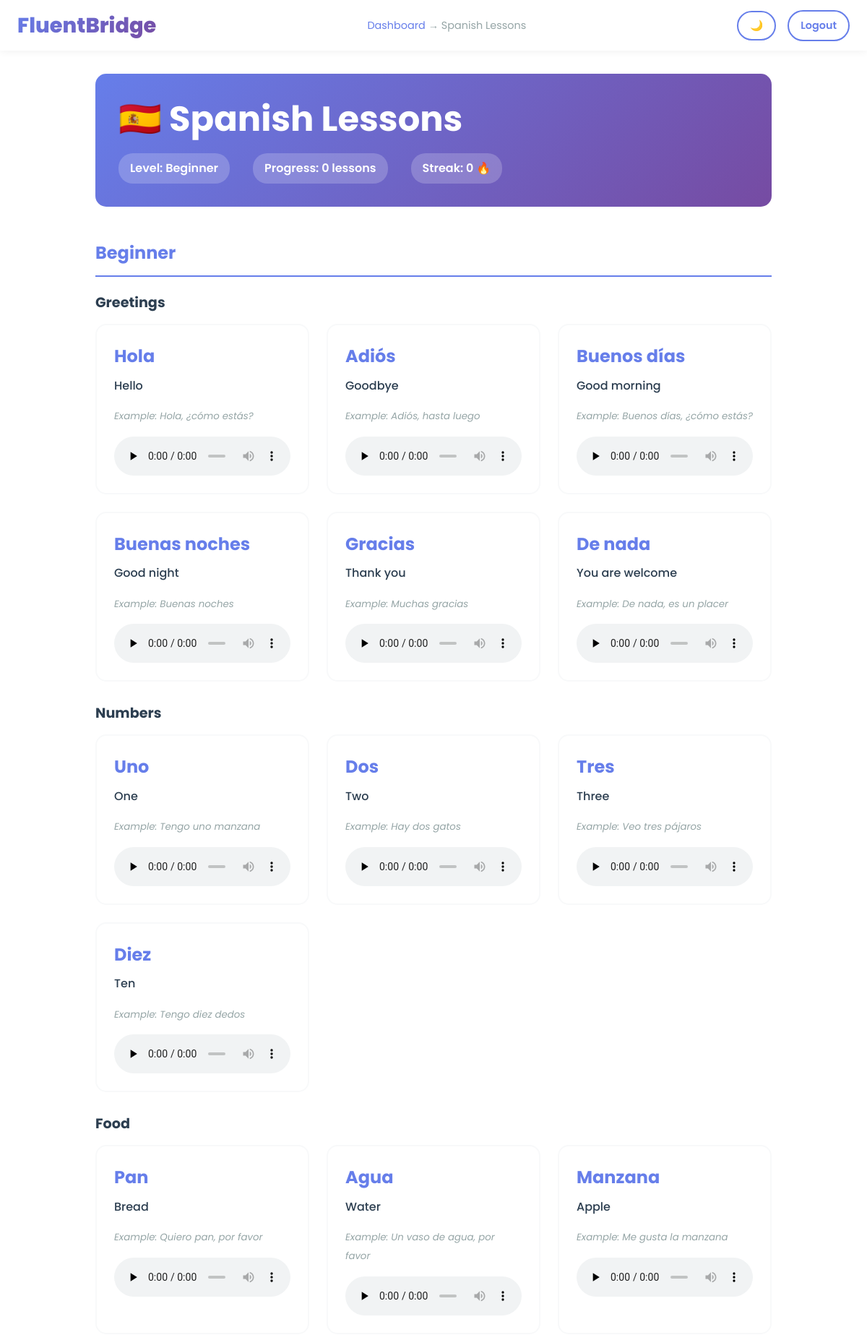
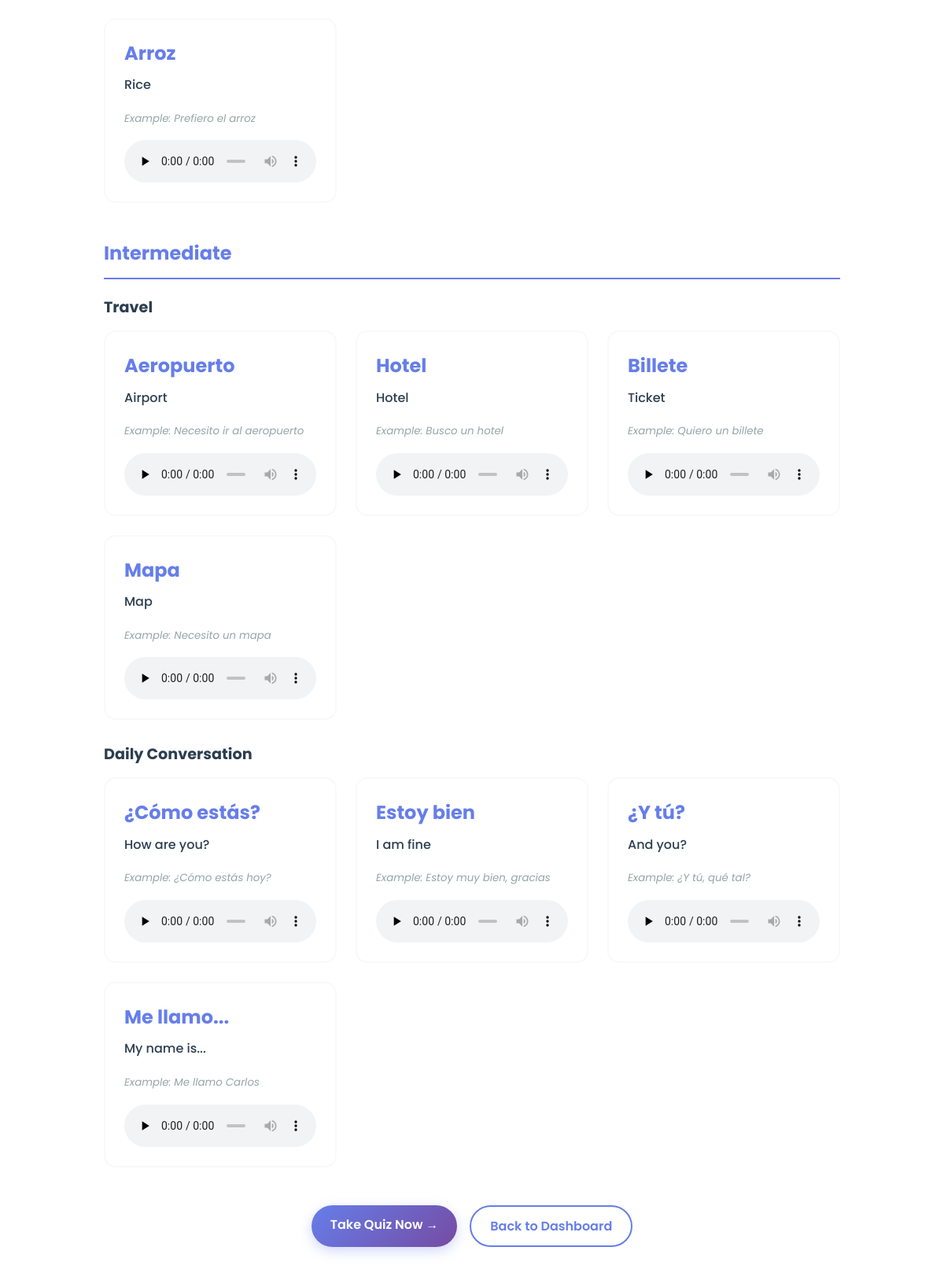
The page /lessons/2 (signed in) on the database its author committed (2 pictures, top to bottom).
### tables this page shows
CREATE TABLE languages
                 (id INTEGER PRIMARY KEY,
                  name TEXT NOT NULL UNIQUE,
                  flag TEXT NOT NULL);

CREATE TABLE user_progress
                 (id INTEGER PRIMARY KEY,
                  user_id INTEGER NOT NULL,
                  language_id INTEGER NOT NULL,
                  level TEXT DEFAULT 'Beginner',
                  score INTEGER DEFAULT 0,
                  streak INTEGER DEFAULT 0,
                  lessons_completed INTEGER DEFAULT 0,
                  quizzes_completed INTEGER DEFAULT 0,
                  last_learned TIMESTAMP,
                  FOREIGN KEY(user_id) REFERENCES users(id),
                  FOREIGN KEY(language_id) REFERENCES languages(id));

CREATE TABLE lessons
                 (id INTEGER PRIMARY KEY,
                  language_id INTEGER NOT NULL,
                  level TEXT NOT NULL,
                  category TEXT NOT NULL,
                  word TEXT NOT NULL,
                  meaning TEXT NOT NULL,
                  example TEXT,
                  FOREIGN KEY(language_id) REFERENCES languages(id));

### app.py (the view)
@app.route('/lessons/<int:lang_id>')
@login_required
def lessons(lang_id):
    conn = get_db()
    c = conn.cursor()
    c.execute('SELECT * FROM languages WHERE id = ?', (lang_id,))
    language = c.fetchone()
    c.execute('''SELECT DISTINCT level FROM lessons WHERE language_id = ?
                ORDER BY CASE level
                         WHEN 'Beginner' THEN 1
                         WHEN 'Intermediate' THEN 2
                         WHEN 'Advanced' THEN 3
                         END''', (lang_id,))
    levels = [row[0] for row in c.fetchall()]
    lessons_data = {}
    for level in levels:
        c.execute('''SELECT DISTINCT category FROM lessons
                    WHERE language_id = ? AND level = ?''', (lang_id, level))
        categories = [row[0] for row in c.fetchall()]
        lessons_data[level] = {}
        for category in categories:
            c.execute('''SELECT * FROM lessons
                        WHERE language_id = ? AND level = ? AND category = ?''',
                     (lang_id, level, category))
            lessons_data[level][category] = c.fetchall()
    c.execute('SELECT * FROM user_progress WHERE user_id = ? AND language_id = ?',
             (session['user_id'], lang_id))
    user_progress = c.fetchone()
    conn.close()
    return render_template('lessons_page.html',
                          language=language,
                          levels=levels,
                          lessons_data=lessons_data,
                          user_progress=user_progress)

### app.py (called while the page is built)
def get_db():
    conn = sqlite3.connect(DATABASE)
    conn.row_factory = sqlite3.Row
    return conn

def login_required(f):
    @wraps(f)
    def decorated_function(*args, **kwargs):
        if 'user_id' not in session:
            next_url = request.path
            return redirect(url_for('login', next=next_url))
        return f(*args, **kwargs)
    return decorated_function

### templates/lessons_page.html (shortened to what this page needs)
<!DOCTYPE html>
<html lang="en">
<head>
    <link rel="stylesheet" href="{{ url_for('static', filename='style.css') }}">
</head>
<body data-language="{{ language.name }}">
    <nav class="navbar navbar-dashboard">
        <div class="navbar-brand">
            <a href="/dashboard" class="logo">FluentBridge</a>
        </div>
        <div class="breadcrumb">
            <a href="/dashboard">Dashboard</a> → {{ language.name }} Lessons
        </div>
        <div class="navbar-right">
            <button class="btn btn-outline btn-small dark-toggle" type="button" onclick="toggleDarkMode()">🌙</button>
            <a href="/logout" class="btn btn-outline btn-small">Logout</a>
        </div>
    </nav>
    <div class="lesson-container">
        <div class="lesson-header">
            <h1>{{ language.flag }} {{ language.name }} Lessons</h1>
            <div class="lesson-stats">
                <span>Level: {{ user_progress.level if user_progress else 'Beginner' }}</span>
                <span>Progress: {{ user_progress.lessons_completed if user_progress else 0 }} lessons</span>
                <span>Streak: {{ user_progress.streak if user_progress else 0 }} 🔥</span>
            </div>
        </div>
        <div class="lesson-content">
            {% for level in levels %}
            <div class="level-section">
                <h2 class="level-title">{{ level }}</h2>
                {% for category, category_lessons in lessons_data[level].items() %}
                <div class="category-section">
                    <h3>{{ category }}</h3>
                    <div class="lessons-list">
                        {% for lesson in category_lessons %}
                        <div class="lesson-card">
                            <div class="lesson-word">{{ lesson.word }}</div>
                            <div class="lesson-meaning">{{ lesson.meaning }}</div>
                            <div class="lesson-example">
                                <small>Example: {{ lesson.example }}</small>
                            </div>
                            <audio controls preload="none" src="{{ url_for('pronounce', word=lesson.word, lang=language.name) }}">
                            </audio>
                        </div>
                        {% endfor %}
                    </div>
                </div>
                {% endfor %}
            </div>
            {% endfor %}
        </div>
        <div class="lesson-footer">
            <a href="/quiz/{{ language.id }}" class="btn btn-primary btn-large">Take Quiz Now →</a>
            <a href="/dashboard" class="btn btn-outline">Back to Dashboard</a>
        </div>
    </div>
</body>
</html>

### static/style.css (style rules this page uses)
* { margin: 0; padding: 0; box-sizing: border-box; }
:root { --primary: #667eea; --secondary: #764ba2; --accent: #ff6b6b; --success: #51cf66; --warning: #ffa500; --danger: #ff6b6b; --light: #f8f9fa; --lighter: #f0f3ff; --dark: #2c3e50; --gray: #95a5a6; }
html { scroll-behavior: smooth; }
body { font-family: 'Poppins', sans-serif; color: var(--dark); background: #ffffff; line-height: 1.6; }
h1, h2, h3, h4, h5, h6 { font-weight: 700; line-height: 1.3; }
h1 { font-size: 3rem; }
h2 { font-size: 2rem; margin-bottom: 1rem; }
h3 { font-size: 1.5rem; }
.navbar { display: flex; justify-content: space-between; align-items: center; padding: 1rem 1.5rem; background: white; box-shadow: 0 2px 10px rgba(0, 0, 0, 0.05); position: sticky; top: 0; z-index: 1000; width: 100%; }
.navbar-brand { display: flex; align-items: center; }
.logo { font-size: 1.8rem; font-weight: 800; background: linear-gradient(135deg, var(--primary), var(--secondary)); -webkit-background-clip: text; -webkit-text-fill-color: transparent; background-clip: text; margin: 0; }
.navbar-brand a:link, .navbar-brand a:visited { text-decoration: none; color: inherit; }
.navbar-right { display: flex; gap: 1rem; align-items: center; }
.navbar-dashboard { display: flex; align-items: center; justify-content: space-between; gap: 1.5rem; padding: 0.75rem 1.5rem; }
.breadcrumb { flex: 1; text-align: center; color: var(--gray); font-size: 0.9rem; }
.breadcrumb a { color: var(--primary); text-decoration: none; }
.btn { display: inline-block; padding: 0.75rem 1.5rem; border-radius: 50px; border: none; font-weight: 600; cursor: pointer; transition: all 0.3s ease; text-decoration: none; font-size: 1rem; font-family: 'Poppins', sans-serif; }
.btn-primary { background: linear-gradient(135deg, var(--primary), var(--secondary)); color: white; box-shadow: 0 5px 15px rgba(102, 126, 234, 0.3); }
.btn-outline { background: white; border: 2px solid var(--primary); color: var(--primary); }
.dark-toggle { min-width: 48px; background: rgba(255, 255, 255, 0.06); color: var(--primary); }
.btn-small { padding: 0.5rem 1rem; font-size: 0.9rem; }
.lesson-container { max-width: 1000px; margin: 0 auto; padding: 2rem; }
.lesson-header { background: linear-gradient(135deg, var(--primary) 0%, var(--secondary) 100%); color: white; padding: 2rem; border-radius: 15px; margin-bottom: 3rem; }
.lesson-header h1 { margin-bottom: 1rem; }
.lesson-stats { display: flex; gap: 2rem; flex-wrap: wrap; }
.lesson-stats span { background: rgba(255, 255, 255, 0.2); padding: 0.5rem 1rem; border-radius: 20px; font-weight: 600; }
.lesson-content { margin-bottom: 2rem; }
.level-section { margin-bottom: 3rem; }
.level-title { color: var(--primary); font-size: 1.5rem; margin-bottom: 1.5rem; padding-bottom: 1rem; border-bottom: 2px solid var(--primary); }
.category-section { margin-bottom: 2rem; }
.category-section h3 { color: var(--dark); margin-bottom: 1rem; font-size: 1.2rem; }
.lessons-list { display: grid; grid-template-columns: repeat(auto-fill, minmax(280px, 1fr)); gap: 1.5rem; }
.lesson-card { background: white; border: 2px solid var(--light); border-radius: 15px; padding: 1.5rem; transition: all 0.3s ease; overflow: hidden; width: 100%; }
.lesson-card audio { width: 100%; max-width: 100%; margin-top: 12px; border-radius: 12px; display: block; }
.lesson-word { font-size: 1.5rem; font-weight: 700; color: var(--primary); margin-bottom: 0.5rem; }
.lesson-meaning { font-size: 1rem; color: var(--dark); margin-bottom: 1rem; font-weight: 500; }
.lesson-example { margin-bottom: 1rem; font-style: italic; color: var(--gray); }
.lesson-footer { display: flex; gap: 1rem; justify-content: center; margin-top: 2rem; }

### rows shown on the page
languages: name "Spanish", flag "🇪🇸"
user_progress: level "Beginner", lessons_completed "0", streak "0"
lessons: word "Hola", meaning "Hello", example "Hola, ¿cómo estás?"
lessons: word "Adiós", meaning "Goodbye", example "Adiós, hasta luego"
lessons: word "Buenos días", meaning "Good morning", example "Buenos días, ¿cómo estás?"
lessons: word "Buenas noches", meaning "Good night", example "Buenas noches"
lessons: word "Gracias", meaning "Thank you", example "Muchas gracias"
lessons: word "De nada", meaning "You are welcome", example "De nada, es un placer"
lessons: word "Uno", meaning "One", example "Tengo uno manzana"
lessons: word "Dos", meaning "Two", example "Hay dos gatos"
lessons: word "Tres", meaning "Three", example "Veo tres pájaros"
lessons: word "Diez", meaning "Ten", example "Tengo diez dedos"
lessons: word "Pan", meaning "Bread", example "Quiero pan, por favor"
lessons: word "Agua", meaning "Water", example "Un vaso de agua, por favor"
lessons: word "Manzana", meaning "Apple", example "Me gusta la manzana"
lessons: word "Arroz", meaning "Rice", example "Prefiero el arroz"
lessons: word "Aeropuerto", meaning "Airport", example "Necesito ir al aeropuerto"
lessons: word "Hotel", meaning "Hotel", example "Busco un hotel"
lessons: word "Billete", meaning "Ticket", example "Quiero un billete"
lessons: word "Mapa", meaning "Map", example "Necesito un mapa"
lessons: word "¿Cómo estás?", meaning "How are you?", example "¿Cómo estás hoy?"
lessons: word "Estoy bien", meaning "I am fine", example "Estoy muy bien, gracias"
lessons: word "¿Y tú?", meaning "And you?", example "¿Y tú, qué tal?"
lessons: word "Me llamo...", meaning "My name is...", example "Me llamo Carlos"

### other values the page prints
{{ level }} "Beginner" "Intermediate"
{{ category }} "Greetings" "Numbers" "Food" "Travel" "Daily Conversation"
